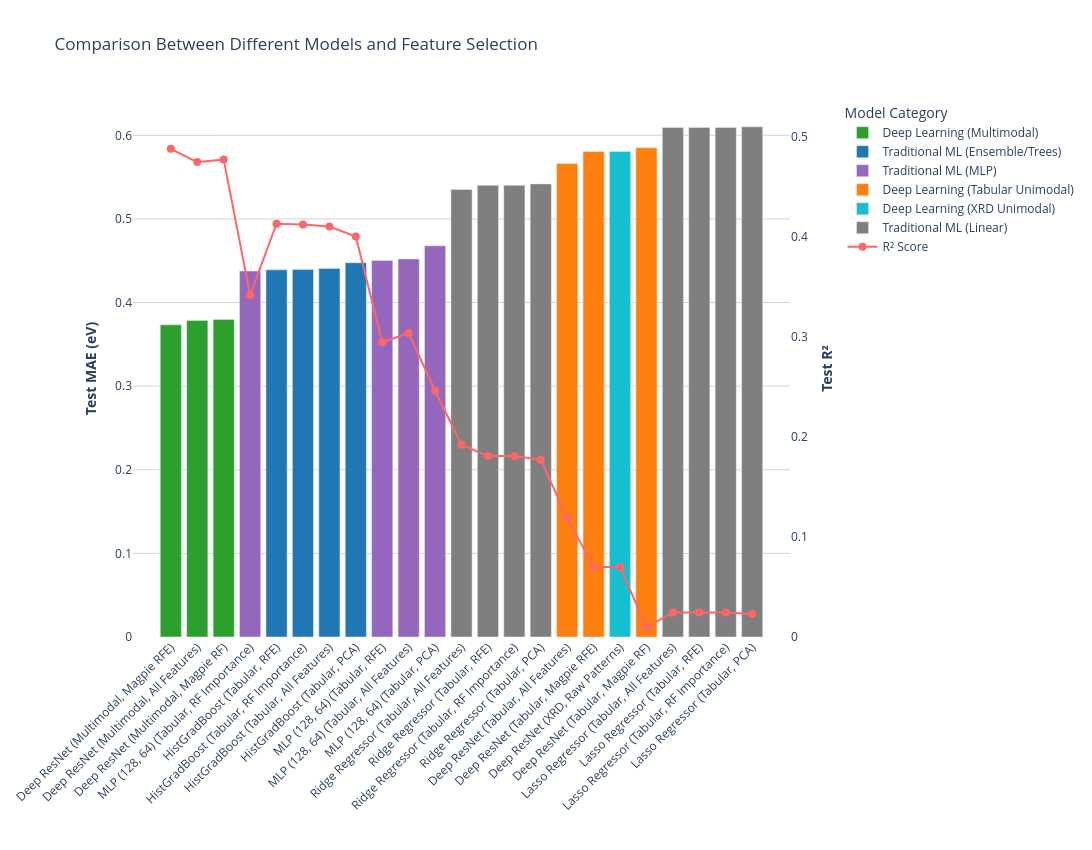

The code cell stored with this chart in its notebook:
### Code cell
color_map = {
    "Deep Learning (Multimodal)": "#2ca02c",      
    "Traditional ML (Ensemble/Trees)": "#1f77b4", 
    "Traditional ML (MLP)": "#9467bd",            
    "Deep Learning (Tabular Unimodal)": "#ff7f0e",
    "Deep Learning (XRD Unimodal)": "#17becf",    
    "Traditional ML (Linear)": "#7f7f7f"          
}

fig = go.Figure()

# Add the MAE Bars 
for cat, color in color_map.items():
    df_cat = df_all[df_all["Category"] == cat]
    if not df_cat.empty:
        fig.add_trace(go.Bar(
            x=df_cat["Model Setup"],  
            y=df_cat["MAE (eV)"],     
            name=cat,
            marker_color=color,
            hovertemplate="<b>%{x}</b><br>MAE: %{y:.4f} eV<extra></extra>"
        ))

# Add the R2 Connected Trendline 
fig.add_trace(go.Scatter(
    x=df_all["Model Setup"], 
    y=df_all["R2"],          
    mode='lines+markers', 
    name='R² Score',
    yaxis='y2',              
    line=dict(color='#ff6666', width=2), # Light Red
    marker=dict(symbol='circle', size=8, color='#ff6666'), 
    hovertemplate="<b>%{x}</b><br>R²: %{y:.4f}<extra></extra>"
))

# Format Layout and Dual Axes
fig.update_layout(
    title="Comparison Between Different Models and Feature Selection",
    height=850, width=1400, 
    plot_bgcolor="white",
    hoverlabel=dict(bgcolor="white", font_size=14, font_family="Arial"),
    barmode='group',
    legend=dict(title="Model Category", x=1.08, y=1, xanchor="left", yanchor="top"),
    
    xaxis=dict(
        title="",
        categoryorder='array',
        categoryarray=df_all["Model Setup"].tolist(),
        tickangle=-45, 
        showgrid=False
    ),
    
    yaxis=dict(
        title="<b>Test MAE (eV)</b>",
        showgrid=True, gridwidth=1, gridcolor='LightGray',
        side='left'
    ),
    
    yaxis2=dict(
        title="<b>Test R²</b>",
        overlaying='y', 
        side='right',
        showgrid=False,
        range=[0, max(df_all["R2"]) * 1.1] 
    ),
    margin=dict(b=200) 
)

# Save to the results folder
out_path = RESULTS_DIR / "interactive_benchmark.html"
fig.write_html(out_path)
print(f"Saved interactive chart to: {out_path}")

fig.show()

### Figure 1 — Plotly figure (JSON) as saved in the notebook; plotly's stock layout.template omitted (floating-point values rounded to 4 significant figures)
{"data": [{"hovertemplate": "<b>%{x}</b><br>MAE: %{y:.4f} eV<extra></extra>", "marker": {"color": "#2ca02c"}, "name": "Deep Learning (Multimodal)", "type": "bar", "x": ["Deep ResNet (Multimodal, Magpie RFE)", "Deep ResNet (Multimodal, All Features)", "Deep ResNet (Multimodal, Magpie RF)"], "y": [0.3733, 0.3785, 0.3798]}, {"hovertemplate": "<b>%{x}</b><br>MAE: %{y:.4f} eV<extra></extra>", "marker": {"color": "#1f77b4"}, "name": "Traditional ML (Ensemble/Trees)", "type": "bar", "x": ["HistGradBoost (Tabular, RFE)", "HistGradBoost (Tabular, RF Importance)", "HistGradBoost (Tabular, All Features)", "HistGradBoost (Tabular, PCA)"], "y": [0.4391, 0.4396, 0.4408, 0.4476]}, {"hovertemplate": "<b>%{x}</b><br>MAE: %{y:.4f} eV<extra></extra>", "marker": {"color": "#9467bd"}, "name": "Traditional ML (MLP)", "type": "bar", "x": ["MLP (128, 64) (Tabular, RF Importance)", "MLP (128, 64) (Tabular, RFE)", "MLP (128, 64) (Tabular, All Features)", "MLP (128, 64) (Tabular, PCA)"], "y": [0.4376, 0.4503, 0.4521, 0.4678]}, {"hovertemplate": "<b>%{x}</b><br>MAE: %{y:.4f} eV<extra></extra>", "marker": {"color": "#ff7f0e"}, "name": "Deep Learning (Tabular Unimodal)", "type": "bar", "x": ["Deep ResNet (Tabular, All Features)", "Deep ResNet (Tabular, Magpie RFE)", "Deep ResNet (Tabular, Magpie RF)"], "y": [0.5663, 0.5807, 0.5852]}, {"hovertemplate": "<b>%{x}</b><br>MAE: %{y:.4f} eV<extra></extra>", "marker": {"color": "#17becf"}, "name": "Deep Learning (XRD Unimodal)", "type": "bar", "x": ["Deep ResNet (XRD, Raw Patterns)"], "y": [0.5807]}, {"hovertemplate": "<b>%{x}</b><br>MAE: %{y:.4f} eV<extra></extra>", "marker": {"color": "#7f7f7f"}, "name": "Traditional ML (Linear)", "type": "bar", "x": ["Ridge Regressor (Tabular, All Features)", "Ridge Regressor (Tabular, RFE)", "Ridge Regressor (Tabular, RF Importance)", "Ridge Regressor (Tabular, PCA)", "Lasso Regressor (Tabular, All Features)", "Lasso Regressor (Tabular, RFE)", "Lasso Regressor (Tabular, RF Importance)", "Lasso Regressor (Tabular, PCA)"], "y": [0.5352, 0.5402, 0.5402, 0.5419, 0.6094, 0.6094, 0.6094, 0.6101]}, {"hovertemplate": "<b>%{x}</b><br>R²: %{y:.4f}<extra></extra>", "line": {"color": "#ff6666", "width": 2}, "marker": {"color": "#ff6666", "size": 8, "symbol": "circle"}, "mode": "lines+markers", "name": "R² Score", "type": "scatter", "x": ["Deep ResNet (Multimodal, Magpie RFE)", "Deep ResNet (Multimodal, All Features)", "Deep ResNet (Multimodal, Magpie RF)", "MLP (128, 64) (Tabular, RF Importance)", "HistGradBoost (Tabular, RFE)", "HistGradBoost (Tabular, RF Importance)", "HistGradBoost (Tabular, All Features)", "HistGradBoost (Tabular, PCA)", "MLP (128, 64) (Tabular, RFE)", "MLP (128, 64) (Tabular, All Features)", "MLP (128, 64) (Tabular, PCA)", "Ridge Regressor (Tabular, All Features)", "Ridge Regressor (Tabular, RFE)", "Ridge Regressor (Tabular, RF Importance)", "Ridge Regressor (Tabular, PCA)", "Deep ResNet (Tabular, All Features)", "Deep ResNet (Tabular, Magpie RFE)", "Deep ResNet (XRD, Raw Patterns)", "Deep ResNet (Tabular, Magpie RF)", "Lasso Regressor (Tabular, All Features)", "Lasso Regressor (Tabular, RFE)", "Lasso Regressor (Tabular, RF Importance)", "Lasso Regressor (Tabular, PCA)"], "y": [0.4882, 0.4749, 0.4775, 0.3419, 0.4133, 0.4125, 0.4105, 0.4004, 0.2947, 0.304, 0.2463, 0.1923, 0.1809, 0.1809, 0.1773, 0.1191, 0.07, 0.07, 0.0099, 0.0246, 0.0246, 0.0246, 0.0229], "yaxis": "y2"}], "layout": {"barmode": "group", "height": 850, "hoverlabel": {"bgcolor": "white", "font": {"family": "Arial", "size": 14}}, "legend": {"title": {"text": "Model Category"}, "x": 1.08, "xanchor": "left", "y": 1, "yanchor": "top"}, "margin": {"b": 200}, "plot_bgcolor": "white", "title": {"text": "Comparison Between Different Models and Feature Selection"}, "width": 1400, "xaxis": {"categoryarray": ["Deep ResNet (Multimodal, Magpie RFE)", "Deep ResNet (Multimodal, All Features)", "Deep ResNet (Multimodal, Magpie RF)", "MLP (128, 64) (Tabular, RF Importance)", "HistGradBoost (Tabular, RFE)", "HistGradBoost (Tabular, RF Importance)", "HistGradBoost (Tabular, All Features)", "HistGradBoost (Tabular, PCA)", "MLP (128, 64) (Tabular, RFE)", "MLP (128, 64) (Tabular, All Features)", "MLP (128, 64) (Tabular, PCA)", "Ridge Regressor (Tabular, All Features)", "Ridge Regressor (Tabular, RFE)", "Ridge Regressor (Tabular, RF Importance)", "Ridge Regressor (Tabular, PCA)", "Deep ResNet (Tabular, All Features)", "Deep ResNet (Tabular, Magpie RFE)", "Deep ResNet (XRD, Raw Patterns)", "Deep ResNet (Tabular, Magpie RF)", "Lasso Regressor (Tabular, All Features)", "Lasso Regressor (Tabular, RFE)", "Lasso Regressor (Tabular, RF Importance)", "Lasso Regressor (Tabular, PCA)"], "categoryorder": "array", "showgrid": false, "tickangle": -45, "title": {"text": ""}}, "yaxis": {"gridcolor": "LightGray", "gridwidth": 1, "showgrid": true, "side": "left", "title": {"text": "<b>Test MAE (eV)</b>"}}, "yaxis2": {"overlaying": "y", "range": [0, 0.537], "showgrid": false, "side": "right", "title": {"text": "<b>Test R²</b>"}}}}
